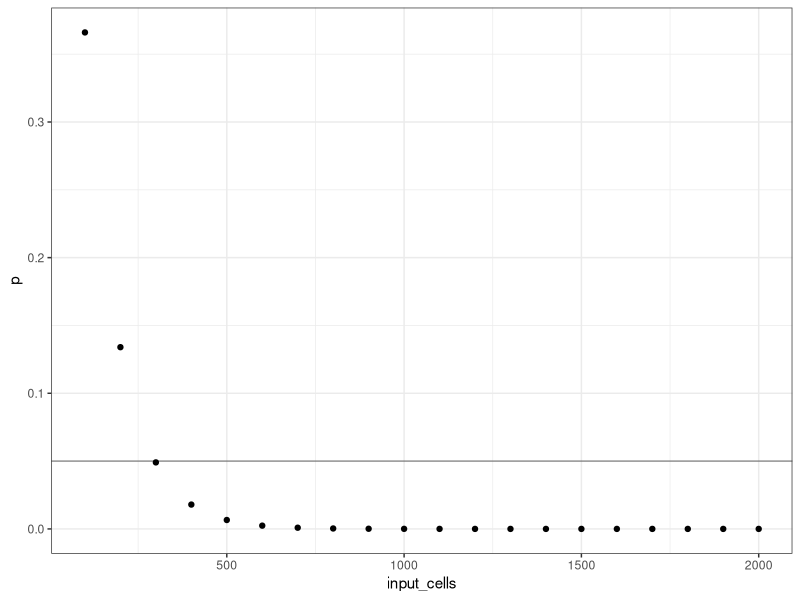
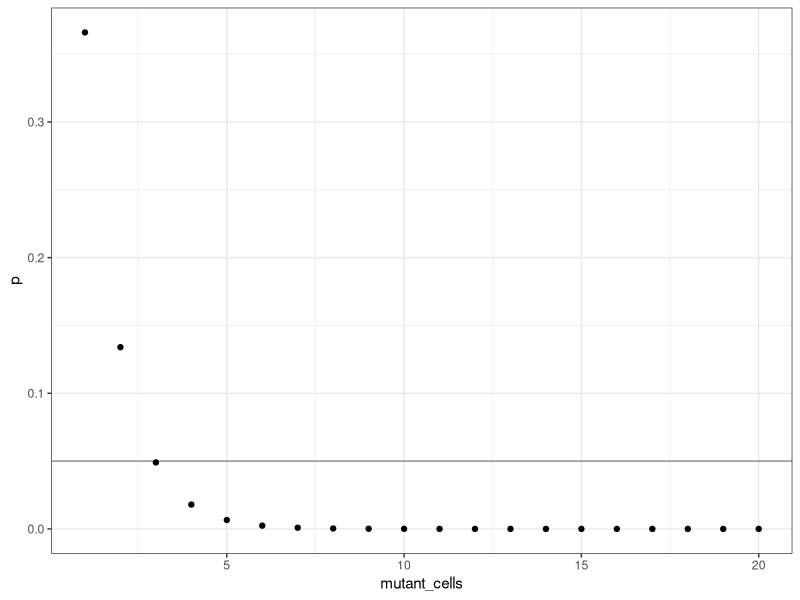
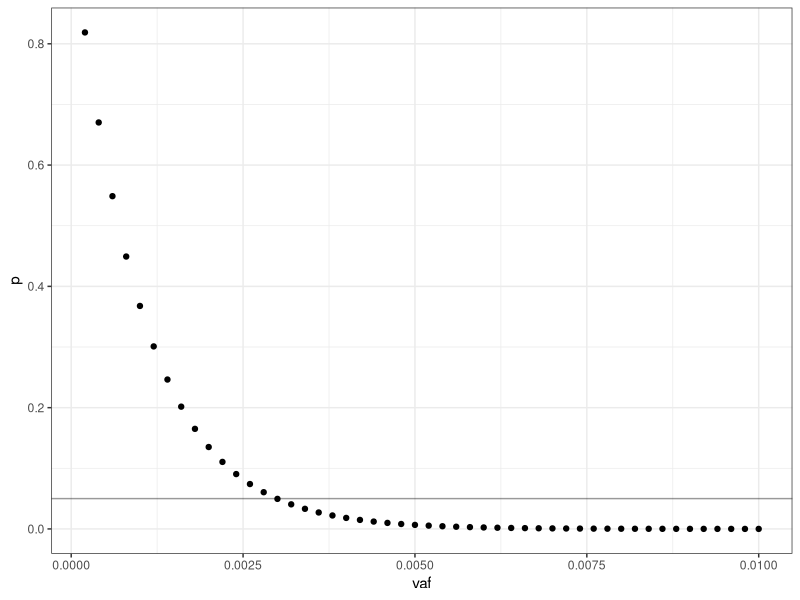
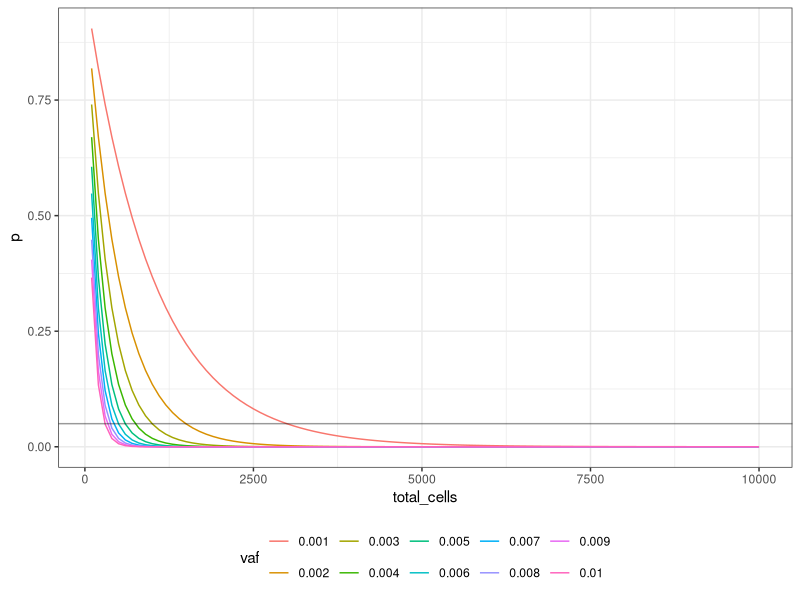
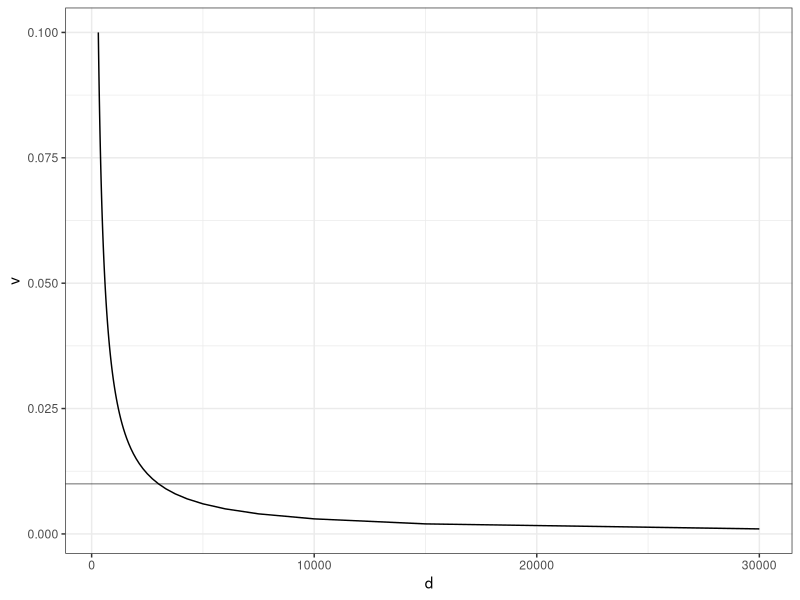
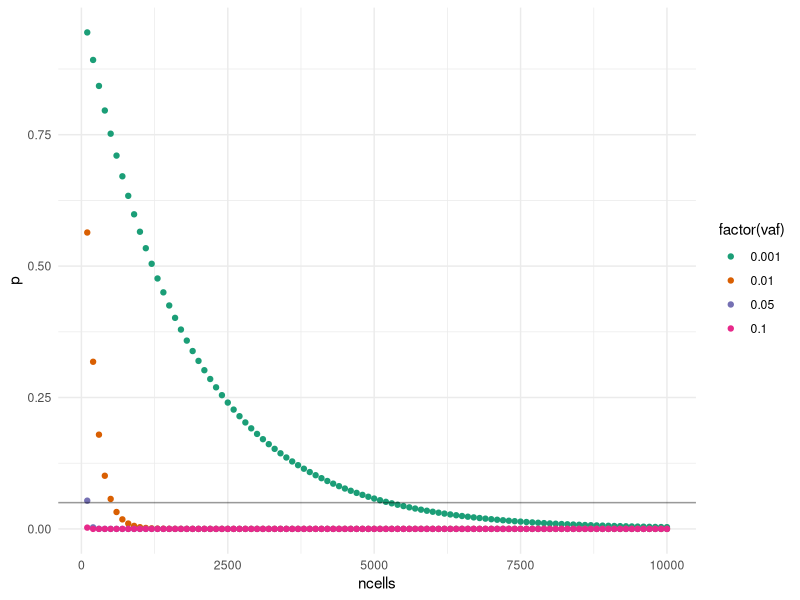
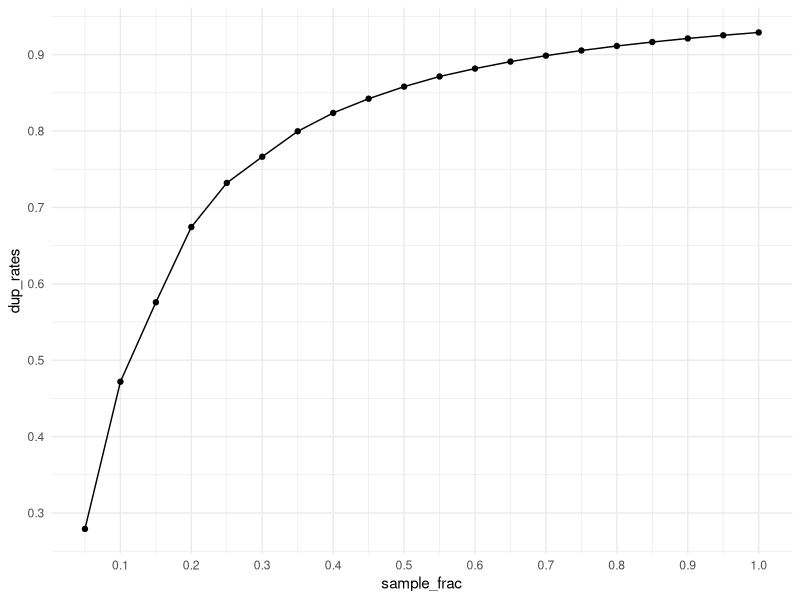

The R script that drew these images, in order:
## ---- chunk 1
DOCNAME = "Simulation_Benchmarking"
knitr::opts_chunk$set(autodep        = TRUE,
                      cache          = FALSE,
                      cache.path     = paste0("cache/", DOCNAME, "/"),
                      cache.comments = FALSE,
                      echo           = TRUE,
                      error          = FALSE,
                      fig.align      = "center",
                      fig.width      = 9,
                      fig.height     = 5,
                      dev            = c("png"),
                      message        = FALSE,
                      warning        = FALSE)
## ---- chunk 2
library(ggplot2)
library(dplyr)
## ---- chunk 3
v = 0.01
n = seq(100, 2000, 100)

vafs <- data.frame(vaf=v,
                   p=pbinom(0, n, v),
                   input_cells=n,
                   mutant_cells=(n * v))

ggplot(vafs, aes(input_cells, p)) +
    geom_point() +
    theme_bw() +
    geom_hline(yintercept=0.05, alpha=0.4)
## ---- chunk 4
ggplot(vafs, aes(mutant_cells, p)) +
    geom_point() +
    theme_bw() +
    geom_hline(yintercept=0.05, alpha=0.4)
## ---- chunk 5
deviation <- abs(0.05 - vafs$p)
print(vafs[which(deviation == min(deviation)),])
## ---- chunk 6
v = seq(0.0002, 0.01, 0.0002)
n = 1000

vafs <- data.frame(vaf=v,
                   p=pbinom(0, n, v),
                   input_cells=n,
                   mutant_cells=(n * v))

ggplot(vafs, aes(vaf, p)) +
    geom_point() +
    theme_bw() +
    geom_hline(yintercept=0.05, alpha=0.4)
## ---- chunk 7
deviation <- abs(0.05 - vafs$p)
print(vafs[which(deviation == min(deviation)),])
## ---- chunk 8
cells_vs_vaf = NULL
n = seq(100, 10000, 100)
V = seq(0.001, 0.01, 0.001)
for (v in V) {
    toadd <- data.frame(
        vaf=as.factor(v),
        p=pbinom(0, n, v),
        total_cells=n
    )
    cells_vs_vaf <- rbind(cells_vs_vaf, toadd)
}

ggplot(cells_vs_vaf, aes(total_cells, p, colour=vaf)) +
    geom_line() +
    theme_bw() +
    theme(legend.position = 'bottom') +
    geom_hline(yintercept=0.05, alpha=0.4)
## ---- chunk 9
v = seq(0.001, 0.1, 0.001)
ccov <- data.frame(d = 30 / v,
                   v = v)
ggplot(ccov, aes(d, v)) +
    geom_line() +
    theme_bw() +
    geom_hline(yintercept=0.01, alpha=0.4)
## ---- chunk 10
df <- NULL
min_reads <- 1
duplex_yield <- 30
duplex_seq_range <- seq(1, 10000, 1)
fraction_we_can_miss <- 0.5

for(vaf in c(0.1, 0.01, 0.001)) {
    tmp <- data.frame(
        pval=pbinom(min_reads - 1, duplex_seq_range, vaf),
        vaf=vaf,
        duplex_cov=duplex_seq_range,
        total_cov=duplex_seq_range * duplex_yield
    )
    tmp <- tmp[tmp$pval < fraction_we_can_miss,]
    tmp <- tmp[tmp$pval == max(tmp$pval),]
    df <- rbind(df, tmp)
}

print(df)
## ---- chunk 11
lane_cap <- 6e11
g <- 5e6
pmiss <- 0.05
c <- 10
e <- 0.057

vafs <- c(0.001, 0.01, 0.05, 0.1)
n <- seq(100, 10000, 100)

# calculate duplex coverage
dcov <- n * c * e

# calculate total sequenced bases
bases <- g * c * n

probs <- NULL
min_cells <- NULL
for(vaf in vafs) {
    prob <- data.frame(ncells = n,
                        dcov = dcov,
                        p = pbinom(0, dcov, vaf),
                        vaf = vaf,
                        bases = bases,
                        within_capacity = bases < lane_cap)
    
    tmp <- prob[prob$p < pmiss,]
    tmp <- tmp[tmp$p == max(tmp$p),]
    min_cells <- rbind(tmp, min_cells)

    probs <- rbind(probs, prob)
}

print(min_cells)
ggplot(probs, aes(ncells, p, colour = factor(vaf))) +
    geom_point() +
    theme_minimal() +
    geom_hline(yintercept = pmiss, alpha=0.4) +
    scale_color_brewer(palette = 'Dark2')
## ---- chunk 12
N_READS <- 340
COV_RATIO <- 14

# recursive function, times = number of letters in toy reads
make_toy_reads <- function(times, toy_reads=NULL) {
    if (times < 1) {
        return(toy_reads)
    } else if (is.null(toy_reads)) {
        toy_reads <- LETTERS
        times <- times - 1
    } else {
        toy_reads <- lapply(toy_reads, paste0, LETTERS) %>% unlist()
        times <- times - 1
    }
    make_toy_reads(times, toy_reads)
}

toy_reads <- make_toy_reads(2) %>% head(N_READS)
all_reads <- rep(toy_reads, rpois(N_READS, COV_RATIO))
dup_rate <- 1 - (N_READS / length(all_reads))
print(paste('Max duplicate rate:', round(dup_rate, 2)))

sample_frac <- seq(0.05, 1, 0.05)
n_sample <- round(sample_frac * length(all_reads))

all_samples <- lapply(n_sample, function(n){sample(all_reads, n)})
dup_rates <- lapply(all_samples, function(s){1 - (length(unique(s)) / length(s))}) %>% unlist()

df <- data.frame(sample_frac, dup_rates)
ggplot(df, aes(sample_frac, dup_rates)) +
    geom_point() +
    geom_line() +
    theme_minimal() +
    scale_x_continuous(breaks = seq(0.1, 1, 0.1)) +
    scale_y_continuous(breaks = seq(0.1, 1, 0.1))
